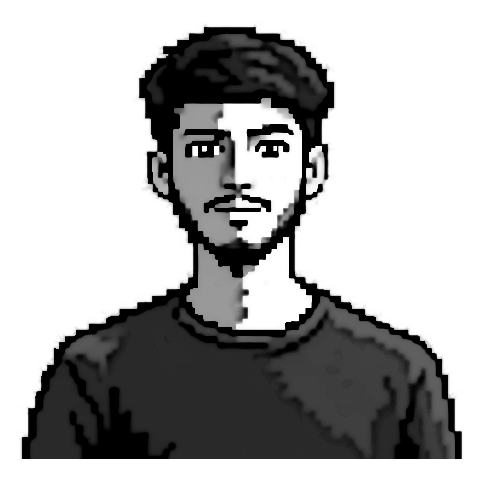
#> input picture source-prepped.png, 481 x 481 px
$ python -i prep_photo.py   (imports and definitions only)
#> lines starting #> are read from the running program, lines starting #| are printed output that depends on the picture
"""
Prepare the portrait photo/avatar for clean ASCII conversion:
  1. Remove background so the subject is cleanly isolated.
     - For solid/neutral backgrounds (like illustrations/pixel art): instant high-precision color distance.
     - For complex real-world photos: rembg (when USE_REMBG=1 or when automatic solid background check fails).
  2. Smooth flat skin tones while keeping drawn outline edges sharp.
  3. Stretch tones so skin lands bright (sparser characters) and hair/shirt stay dark.
  4. Darken the line work (difference-of-gaussians ridges) so eyes, mouth, and contours pop.
  5. Composite onto pure white (feathered) and crop square around the subject.

Output: source-prepped.png (grayscale), consumed by make_ascii_svg.py.

Usage:
    python scripts/prep_photo.py [input.png] [output.png]
"""
import os
import sys

import cv2
import numpy as np
from PIL import Image

HERE = os.path.dirname(os.path.abspath(__file__))
DEFAULT_INP = os.path.join(HERE, "..", "avatar.png")
DEFAULT_OUT = os.path.join(HERE, "..", "source-prepped.png")

INP = sys.argv[1] if len(sys.argv) > 1 else DEFAULT_INP
OUT = sys.argv[2] if len(sys.argv) > 2 else DEFAULT_OUT

LINE_WEIGHT = 0.6  # how hard outline lines are pushed toward black


def extract_subject(img_path):
#> called with img_path = '../source-prepped.png'
    img = Image.open(img_path).convert("RGBA")
    rgb = np.array(img.convert("RGB"))
    h, w = rgb.shape[:2]
#> h = 481; w = 481

    # Sample corners to test if background is uniform
    corners = np.array([
        rgb[0, 0], rgb[0, w - 1],
        rgb[0, w // 2], rgb[min(5, h - 1), 0],
        rgb[min(5, h - 1), w - 1]
    ], dtype=np.float32)
#> corners = [[255, 255, 255], [255, 255, 255], [255, 255, 255], [255, 255, 255], [255, 255, 255]]
    bg_std = np.std(corners, axis=0)
#> bg_std = [0, 0, 0]

    # If background corners are very similar or USE_REMBG is not forced:
    if os.environ.get("USE_REMBG") != "1" and np.all(bg_std < 15.0):
        bg_color = np.median(corners, axis=0)
#> bg_color = [255, 255, 255]
        # Euclidean distance in RGB color space
        dist = np.linalg.norm(rgb.astype(np.float32) - bg_color, axis=-1)
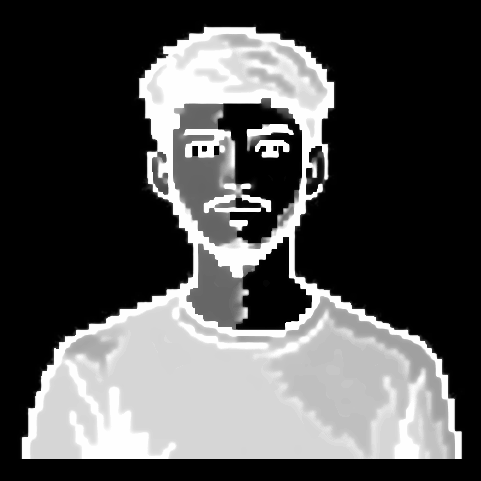
#> dist: shape (481, 481) float32; min 0, max 441.7, mean 141.5; drawn with min black and max white
        # Threshold: background pixels have very small dist
        alpha = np.clip((dist - 14.0) / 10.0, 0.0, 1.0) * 255.0
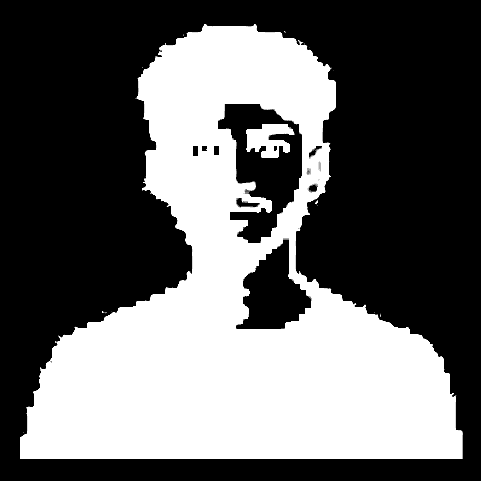
#> alpha: shape (481, 481) float32; min 0, max 255, mean 102.9
        alpha = alpha.astype(np.uint8)
        # Morphological close to clean any tiny interior noise
        kernel = cv2.getStructuringElement(cv2.MORPH_ELLIPSE, (3, 3))
        alpha = cv2.morphologyDefault = cv2.morphologyEx(alpha, cv2.MORPH_CLOSE, kernel)
        print("Using fast, lossless background segmentation from background color:", [int(c) for c in bg_color])
#| Using fast, lossless background segmentation from background color: [255, 255, 255]
        return rgb, alpha

    # Otherwise try rembg for complex photographic backgrounds
    try:
        from rembg import remove, new_session
        print("Using rembg for neural background removal...")
        session = new_session("u2netp")  # lightweight fast model
        cut = remove(img, session=session)
        alpha = np.array(cut.split()[-1])
        return np.array(cut.convert("RGB")), alpha
    except Exception as e:
        print(f"rembg unavailable or skipped ({e}); using chroma fallback.")
        bg_color = np.median(corners, axis=0)
        dist = np.linalg.norm(rgb.astype(np.float32) - bg_color, axis=-1)
        alpha = np.clip((dist - 14.0) / 10.0, 0.0, 1.0) * 255.0
        return rgb, alpha.astype(np.uint8)


# [48 lines left out: function prep_photo, not called in this run]


# [2 lines not run here, left out]

>>> result = extract_subject('../source-prepped.png')
